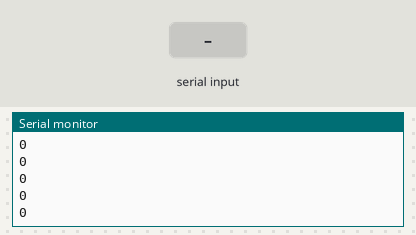
Recording of a sketch running on a simulated Arduino Uno, built with avr-gcc and run on an emulated ATmega328P. Parts: the last lines printed to the serial monitor. Inputs (shaded band) come from the test bench.

Above: at 1.2 s.
1.3 s: "c" received over Serial
At 2.3 s:
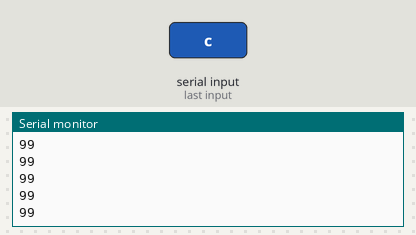
2.8 s: "H" received over Serial
At 3.5 s:
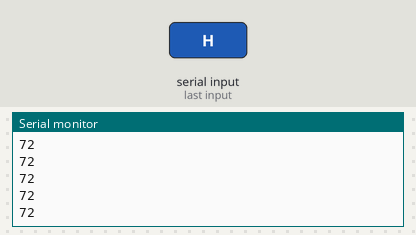
Timing chart, 0 to 5.8 s (numbered marks = the images above; inputs shaded):
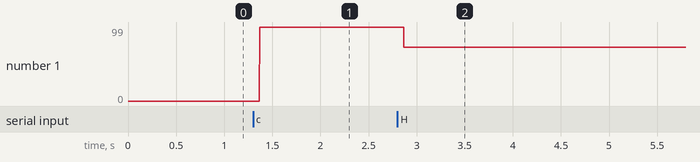

Measured:
- after the input at 1.3 s, the serial monitor: prints a new line after 0.07 s (image 1)
- after the input at 2.8 s, the serial monitor: prints a new line after 0.07 s (image 2)
- plotted number 1: 0 → 99 after the input at 1.3 s, 99 → 72 after the input at 2.8 s

The sketch:

wk15-2.ino
```cpp
#define ROW1 13
#define ROW2 12
#define ROW3 11
#define ROW4 10
#define ROW5 9
#define ROW6 8
#define ROW7 7
#define ROW8 6

#define COL1 5
#define COL2 4
#define COL3 3
#define COL4 A4
#define COL5 A3
#define COL6 A2
#define COL7 A1
#define COL8 A0

// 修正：將 int 改為 byte，並用 const 節省記憶體，方便 sizeof 正常計算
const byte row[] = {ROW1, ROW2, ROW3, ROW4, ROW5, ROW6, ROW7, ROW8};
const byte col[] = {COL1, COL2, COL3, COL4, COL5, COL6, COL7, COL8};

// 掃描用的對角線陣列
byte scan[8][8] = {
  {1,0,0,0,0,0,0,0},
  {0,1,0,0,0,0,0,0},
  {0,0,1,0,0,0,0,0},
  {0,0,0,1,0,0,0,0},
  {0,0,0,0,1,0,0,0},
  {0,0,0,0,0,1,0,0},
  {0,0,0,0,0,0,1,0},
  {0,0,0,0,0,0,0,1}
};

// ==================== 0, 1 反轉後的 8x8 二維陣列 ====================

// 1. 圓形圖案 (對應 'c')
byte C[8][8] = {
  {1, 1, 0, 0, 0, 0, 1, 1},
  {1, 0, 0, 1, 1, 0, 0, 1},
  {0, 0, 1, 1, 1, 1, 1, 1},
  {0, 0, 1, 1, 1, 1, 1, 1},
  {0, 0, 1, 1, 1, 1, 1, 1},
  {0, 0, 1, 1, 1, 1, 1, 1},
  {1, 0, 0, 1, 1, 0, 0, 1},
  {1, 1, 0, 0, 0, 0, 1, 1}
};

// 2. 大寫字母 H (對應 'H')
byte H[8][8] = {
  {0, 1, 1, 1, 1, 1, 1, 0},
  {0, 1, 1, 1, 1, 1, 1, 0},
  {0, 1, 1, 1, 1, 1, 1, 0},
  {0, 0, 0, 0, 0, 0, 0, 0},
  {0, 0, 0, 0, 0, 0, 0, 0},
  {0, 1, 1, 1, 1, 1, 1, 0},
  {0, 1, 1, 1, 1, 1, 1, 0},
  {0, 1, 1, 1, 1, 1, 1, 0}
};

// 3. 大寫字母 A (對應 'A')
byte A[8][8] = {
  {1, 1, 1, 0, 0, 1, 1, 1},
  {1, 1, 0, 1, 1, 0, 1, 1},
  {1, 0, 1, 1, 1, 1, 0, 1},
  {1, 0, 1, 1, 1, 1, 0, 1},
  {1, 0, 0, 0, 0, 0, 0, 1},
  {1, 0, 1, 1, 1, 1, 0, 1},
  {1, 0, 1, 1, 1, 1, 0, 1},
  {1, 0, 1, 1, 1, 1, 0, 1}
};

byte incomingByte;

void setup()

{
  Serial.begin(9600);

for (byte i = 0; i <= sizeof(row); i++) {

pinMode(row[i], OUTPUT);

}

for (byte i = 0; i <= sizeof(col); i++) {

pinMode(col[i], OUTPUT);

}

pinMode(2, INPUT_PULLUP);

}


void loop()
{
    if (Serial.available() > 0) {
        incomingByte = Serial.read();
    }
    Serial.println(incomingByte);
    delay(1);

    if (incomingByte == 'c')
        showPattern(C);
    else if (incomingByte == 'H')
        showPattern(H);
    else
        showPattern(A);
}
void showPattern(byte matrix[8][8]){

for(byte i = 0; i < 8; i++){

for(byte j = 0; j < 8; j++){

digitalWrite(row[j], 1 - scan[i][j]);

digitalWrite(col[j], 1 - matrix[i][j]);

}

for(byte j = 0; j < 8; j++){

digitalWrite(row[j], HIGH);

digitalWrite(col[j], LOW);

}

}

}
```
